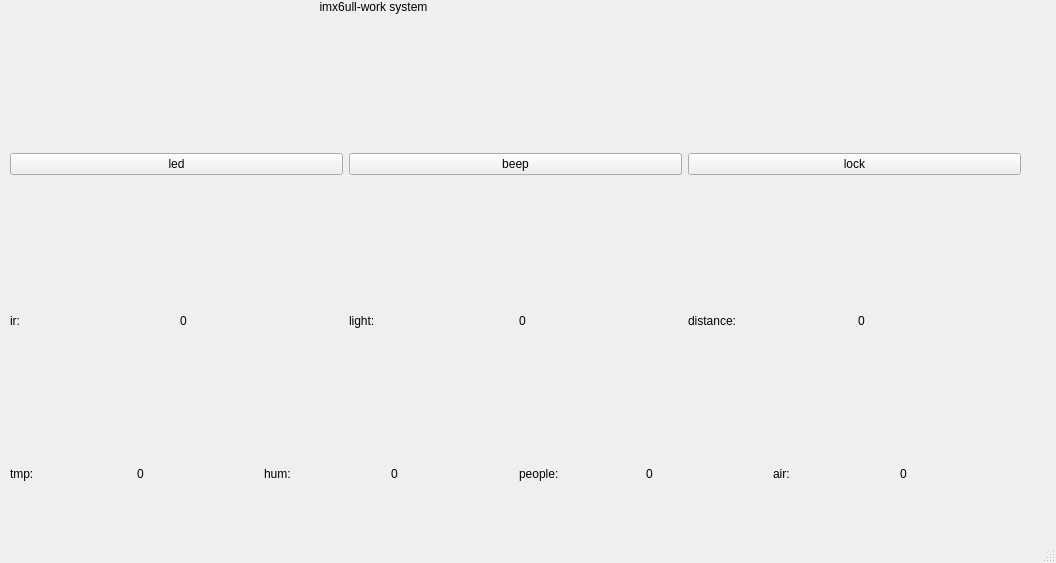
<?xml version="1.0" encoding="UTF-8"?>
<ui version="4.0">
 <class>MainWindow</class>
 <widget class="QMainWindow" name="MainWindow">
  <property name="geometry">
   <rect>
    <x>0</x>
    <y>0</y>
    <width>1056</width>
    <height>563</height>
   </rect>
  </property>
  <property name="windowTitle">
   <string>MainWindow</string>
  </property>
  <widget class="QWidget" name="centralwidget">
   <widget class="QWidget" name="">
    <property name="geometry">
     <rect>
      <x>10</x>
      <y>0</y>
      <width>1011</width>
      <height>481</height>
     </rect>
    </property>
    <layout class="QGridLayout" name="gridLayout">
     <item row="0" column="0">
      <layout class="QVBoxLayout" name="verticalLayout_2">
       <item>
        <layout class="QVBoxLayout" name="verticalLayout">
         <item>
          <widget class="QLabel" name="label">
           <property name="layoutDirection">
            <enum>Qt::LeftToRight</enum>
           </property>
           <property name="text">
            <string>                                                                                             imx6ull-work system</string>
           </property>
          </widget>
         </item>
         <item>
          <spacer name="verticalSpacer">
           <property name="orientation">
            <enum>Qt::Vertical</enum>
           </property>
           <property name="sizeHint" stdset="0">
            <size>
             <width>18</width>
             <height>18</height>
            </size>
           </property>
          </spacer>
         </item>
         <item>
          <layout class="QHBoxLayout" name="horizontalLayout">
           <item>
            <widget class="QPushButton" name="pushButton">
             <property name="text">
              <string>led</string>
             </property>
            </widget>
           </item>
           <item>
            <widget class="QPushButton" name="pushButton_2">
             <property name="text">
              <string>beep</string>
             </property>
            </widget>
           </item>
           <item>
            <widget class="QPushButton" name="pushButton_3">
             <property name="text">
              <string>lock</string>
             </property>
            </widget>
           </item>
          </layout>
         </item>
         <item>
          <spacer name="verticalSpacer_2">
           <property name="orientation">
            <enum>Qt::Vertical</enum>
           </property>
           <property name="sizeHint" stdset="0">
            <size>
             <width>18</width>
             <height>28</height>
            </size>
           </property>
          </spacer>
         </item>
         <item>
          <layout class="QHBoxLayout" name="horizontalLayout_2">
           <item>
            <widget class="QLabel" name="label_2">
             <property name="text">
              <string>ir: </string>
             </property>
            </widget>
           </item>
           <item>
            <widget class="QLabel" name="label_ir">
             <property name="text">
              <string>0</string>
             </property>
            </widget>
           </item>
           <item>
            <widget class="QLabel" name="label_4">
             <property name="text">
              <string>light: </string>
             </property>
            </widget>
           </item>
           <item>
            <widget class="QLabel" name="label_light">
             <property name="text">
              <string>0</string>
             </property>
            </widget>
           </item>
           <item>
            <widget class="QLabel" name="label_6">
             <property name="text">
              <string>distance: </string>
             </property>
            </widget>
           </item>
           <item>
            <widget class="QLabel" name="label_dis">
             <property name="text">
              <string>0</string>
             </property>
            </widget>
           </item>
          </layout>
         </item>
         <item>
          <spacer name="verticalSpacer_3">
           <property name="orientation">
            <enum>Qt::Vertical</enum>
           </property>
           <property name="sizeHint" stdset="0">
            <size>
             <width>18</width>
             <height>28</height>
            </size>
           </property>
          </spacer>
         </item>
         <item>
          <layout class="QHBoxLayout" name="horizontalLayout_3">
           <item>
            <widget class="QLabel" name="label_8">
             <property name="text">
              <string>tmp: </string>
             </property>
            </widget>
           </item>
           <item>
            <widget class="QLabel" name="label_tmp">
             <property name="text">
              <string>0</string>
             </property>
            </widget>
           </item>
           <item>
            <widget class="QLabel" name="label_10">
             <property name="text">
              <string>hum: </string>
             </property>
            </widget>
           </item>
           <item>
            <widget class="QLabel" name="label_hum">
             <property name="text">
              <string>0</string>
             </property>
            </widget>
           </item>
           <item>
            <widget class="QLabel" name="label_12">
             <property name="text">
              <string>people: </string>
             </property>
            </widget>
           </item>
           <item>
            <widget class="QLabel" name="label_people">
             <property name="text">
              <string>0</string>
             </property>
            </widget>
           </item>
           <item>
            <widget class="QLabel" name="label_14">
             <property name="text">
              <string>air: </string>
             </property>
            </widget>
           </item>
           <item>
            <widget class="QLabel" name="label_air">
             <property name="text">
              <string>0</string>
             </property>
            </widget>
           </item>
          </layout>
         </item>
        </layout>
       </item>
      </layout>
     </item>
    </layout>
   </widget>
  </widget>
  <widget class="QMenuBar" name="menubar">
   <property name="geometry">
    <rect>
     <x>0</x>
     <y>0</y>
     <width>1056</width>
     <height>22</height>
    </rect>
   </property>
  </widget>
  <widget class="QStatusBar" name="statusbar"/>
 </widget>
 <resources/>
 <connections/>
</ui>
